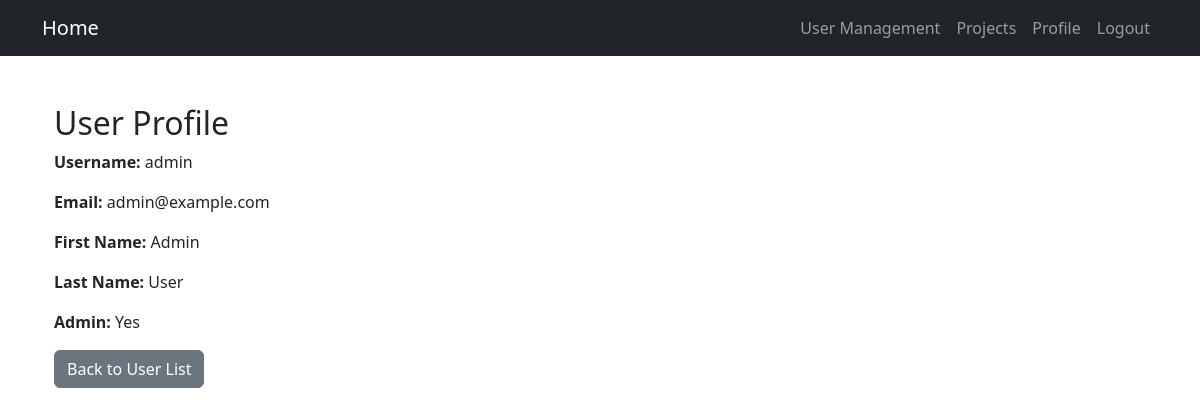
/admin/admin/user/1 (signed in), run on the app's committed database.
### app/models.py (models this page shows, shortened)
class User(db.Model, UserMixin):
    id = db.Column(db.Integer, primary_key=True)
    username = db.Column(db.String(50), unique=True, nullable=False)
    password = db.Column(db.String(255), nullable=False)
    is_admin = db.Column(db.Boolean, default=False)
    email = db.Column(db.String(120), unique=True, nullable=False)
    first_name = db.Column(db.String(100), nullable=False)
    last_name = db.Column(db.String(100), nullable=False)

### app/routes/admin.py (the view)
    def wrapper(*args, **kwargs):
        if not current_user.is_authenticated or not current_user.is_admin:
            flash("Access denied: Admins only!", "danger")
            return redirect(url_for('home.index'))
        return func(*args, **kwargs)

### app/routes/admin.py (called while the page is built)
def admin_required(func):
    def wrapper(*args, **kwargs):
        if not current_user.is_authenticated or not current_user.is_admin:
            flash("Access denied: Admins only!", "danger")
            return redirect(url_for('home.index'))
        return func(*args, **kwargs)
    wrapper.__name__ = func.__name__
    return login_required(wrapper)

@admin_bp.route('/admin/user/<int:user_id>')
@admin_required
def view_user(user_id):
    user = User.query.get_or_404(user_id)
    return render_template('admin/user_profile.html', user=user)

### app/routes/auth.py (called while the page is built)
@login_manager.user_loader
def load_user(user_id):
    return User.query.get(int(user_id))

### app/templates/admin/user_profile.html
{% extends 'base.html' %}
{% block content %}
<div class="container mt-5">
    <h2>User Profile</h2>
    <p><strong>Username:</strong> {{ user.username }}</p>
    <p><strong>Email:</strong> {{ user.email }}</p>
    <p><strong>First Name:</strong> {{ user.first_name }}</p>
    <p><strong>Last Name:</strong> {{ user.last_name }}</p>
    <p><strong>Admin:</strong> {{ "Yes" if user.is_admin else "No" }}</p>
    <a href="{{ url_for('admin_panel.user_list') }}" class="btn btn-secondary">Back to User List</a>
</div>
{% endblock %}

### data on the page
User: username "admin", email "admin@example.com", first_name "Admin", last_name "User", is_admin "Yes"
